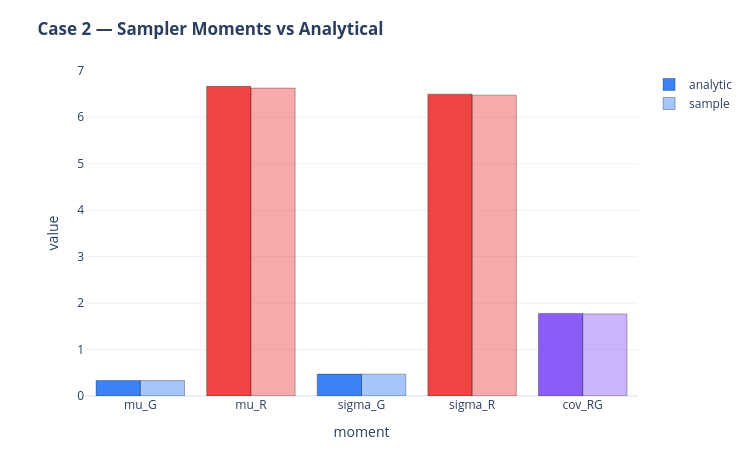

Notebook code cell kept with this figure:
### Code cell
var_color = {"mu_G": G_COLOR, "sigma_G": G_COLOR,
             "mu_R": R_COLOR, "sigma_R": R_COLOR, "cov_RG": COV_COLOR}
solid = [var_color[k] for k in keys]                  # analytic = full colour
light = [_rgba(var_color[k], 0.45) for k in keys]     # sample = lighter

fig = go.Figure()
fig.add_trace(go.Bar(
    x=keys, y=[theory[k] for k in keys], name="analytic",
    marker_color=solid, marker_line=dict(width=1, color="rgba(0, 0, 0, 0.3)"),
))
fig.add_trace(go.Bar(
    x=keys, y=[sample[k] for k in keys], name="sample",
    marker_color=light, marker_line=dict(width=1, color="rgba(0, 0, 0, 0.3)"),
))
fig.update_layout(
    template="plotly_white", width=750, height=450, barmode="group",
    title="<b>Case 2 — Sampler Moments vs Analytical</b>",
    margin=dict(l=85, r=30, t=70, b=50), hovermode="x",
    xaxis_title="moment", yaxis_title="value",
)
fig.show()

### Figure 1 — Plotly figure (JSON) as saved in the notebook; plotly's stock layout.template omitted (floating-point values rounded to 4 significant figures)
{"data": [{"marker": {"color": ["#3B82F6", "#EF4444", "#3B82F6", "#EF4444", "#8B5CF6"], "line": {"color": "rgba(0, 0, 0, 0.3)", "width": 1}}, "name": "analytic", "type": "bar", "x": ["mu_G", "mu_R", "sigma_G", "sigma_R", "cov_RG"], "y": [0.3333, 6.667, 0.4714, 6.498, 1.778]}, {"marker": {"color": ["rgba(59, 130, 246, 0.45)", "rgba(239, 68, 68, 0.45)", "rgba(59, 130, 246, 0.45)", "rgba(239, 68, 68, 0.45)", "rgba(139, 92, 246, 0.45)"], "line": {"color": "rgba(0, 0, 0, 0.3)", "width": 1}}, "name": "sample", "type": "bar", "x": ["mu_G", "mu_R", "sigma_G", "sigma_R", "cov_RG"], "y": [0.3317, 6.628, 0.4708, 6.477, 1.767]}], "layout": {"barmode": "group", "height": 450, "hovermode": "x", "margin": {"b": 50, "l": 85, "r": 30, "t": 70}, "title": {"text": "<b>Case 2 — Sampler Moments vs Analytical</b>"}, "width": 750, "xaxis": {"title": {"text": "moment"}}, "yaxis": {"title": {"text": "value"}}}}
